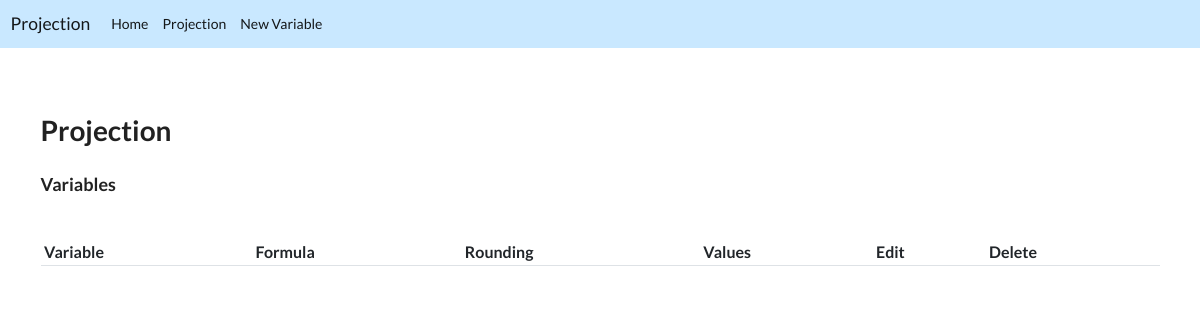
Before: / with the older database file.
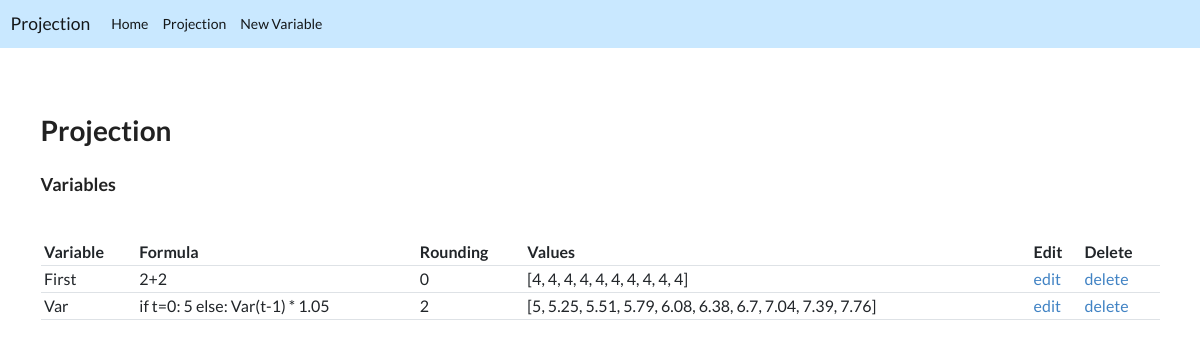
After: the same page with the newer database file.
### app/models.py (models this page shows, shortened)
class Variable(models.Model):
    name = models.CharField(max_length=200)
    formula = models.TextField(null=True, blank=True)
    level = models.IntegerField(null=True, blank=True)
    round = models.IntegerField(default=0)
    type = models.CharField(max_length=200, choices=VARIABLE_TYPES)
    def values_round(self):
        rounding = self.round
        values = self.values()
        values_rounded = []
        for x in values:
            values_rounded.append(round(x,rounding))
        return values_rounded
    def values(self):
        values = []
        for t in range(10):
            values.append(self.value(t))
        return values
    def value(self, t):
        formula = self.formula.strip()
        formula = self.remove_if(formula, t).strip()
        formula = self.replace_variables(formula, t)
        formula = self.replace_t(formula, t)
        try:
            result = eval(formula)
        except:
            result = formula
        return result
    def replace_t(self, formula, t):
        if formula[0:5] == "Error": return formula
        formula = formula.replace("t", str(t))
        return formula
    def replace_variables(self, formula, t):
        for x in self.referenced_variables():
            start = formula.find(x.name)
            if start != -1:
                start_t = formula.find("(", start)
                end_t = formula.find(")", start)
                if start_t == -1 or end_t == -1:
                    return("Error - brackets not found")
                variable_str = formula[start:end_t+1]
                time_str = formula[start_t+1:end_t]
                time_str = time_str.replace("t", str(t))
                try:
                    t = eval(time_str)
                except:
                    return(f"Error - 'Time String' couldn't be evaluated: 'Time String': '{time_str}'")
                formula = formula.replace(variable_str, str(x.value(t)))
        return formula
    def remove_if(self, formula, t):
        found = formula.find("if")
        if found == -1:
            return formula
        else:
            start = found + 2
            end = formula.find(":")
            logic_statement = formula[start:end]
            logic_statement_str = logic_statement.strip()
            logic_statement_str = self.replace_t(logic_statement_str, t)
            logic_statement_result = eval_logic(logic_statement_str)
            start = end + 2
            end = formula.find("else")
            true_statement = formula[start:end].strip()
            start = end + 5
            end = None
            false_statement = formula[start:end]
            if logic_statement_result:
                return true_statement
            else:
                return false_statement
    def referenced_variables(self):
        referenced_variables = []
        variables = Variable.objects.all()
        for y in variables:
            found = self.formula.find(y.name)
            if found != -1: referenced_variables.append(y)
        return referenced_variables

### app/views.py (the view)
# urls.py: path('', home, name='home'),
def home(request):
    variables = Variable.objects.all()
    for x in variables:
        y = x.values()
    return render(request, 'home.html', {'variables': variables})

### app/models.py (called while the page is built)
def eval_logic(formula):
    if formula == 'True': return True
    equals = formula.find("=")
    lhs = float(formula[0:equals])
    rhs = float(formula[equals+1:])
    return lhs == rhs

### app/templates/home.html
{% extends 'base.html'%}
{% block content %}
<h1>Projection</h1>
<h3>Variables</h3>
<table class="table table-sm center">
    <tr>
        <th>Variable</th>
        <th>Formula</th>
        <th>Rounding</th>
        <th>Values</th>
        <th>Edit</th>
        <th>Delete</th>
    </tr>
    {% for x in variables %}
    <tr>
        <td>{{x.name}}</td>
        <td>{{x.formula}}</td>
        <td>{{x.round}}</td>
        <td>{{x.values_round}}</td>
        <td><a href="{% url 'edit_variable' x.id %}">edit</a></td>
        <td><a href="{% url 'delete_variable' x.id %}">delete</a></td>
    </tr>
    {% endfor %}
{% endblock %}

### app/templates/base.html (shortened to what this page needs)
{% load static %}
<!doctype html>
<html lang="en">
  <head>
    <link href="https://cdn.jsdelivr.net/npm/bootstrap@5.0.0-beta3/dist/css/bootstrap.min.css" rel="stylesheet">
    <link rel="stylesheet" type='text/css' href="https://cdnjs.cloudflare.com/ajax/libs/semantic-ui/2.2.14/semantic.min.css">
  </head>
  <body style="background-color: {{colour}};">
          {% include 'navbar.html' %}
  <br/>
  <div class = "container">
   <br/>
   {% block content %}
   {% endblock %}
  </div>
  </body>
</html>

### app/templates/navbar.html
<nav class="navbar navbar-light navbar-expand-xl" style="background-color: #C9E8FF;">
  <div class="container-fluid">
    <a class="navbar-brand" href="#">Projection</a>
    <div class="collapse navbar-collapse" id="navbarSupportedContent">
      <ul class="navbar-nav me-auto mb-2 mb-lg-0">
        <li class="nav-item">
          <a class="nav-link active" href="{% url 'home' %}">Home</a>
        </li>
        <li class="nav-item">
          <a class="nav-link active" href="{% url 'projection' %}">Projection</a>
        </li>
        <li class="nav-item">
          <a class="nav-link active" href="{% url 'new_variable' %}">New Variable</a>
        </li>
      </ul>
    </div>
  </div>
</nav>

Changed rows visible on the page:
added Variable: name "First", formula "2+2", round "0", values_round "[4, 4, 4, 4, 4, 4, 4, 4, 4, 4]"
added Variable: name "Var", formula "if t=0: 5 else: Var(t-1) * 1.05", round "2", values_round "[5, 5.25, 5.51, 5.79, 6.08, 6.38, 6.7, 7.04, 7.39, 7.76]"
